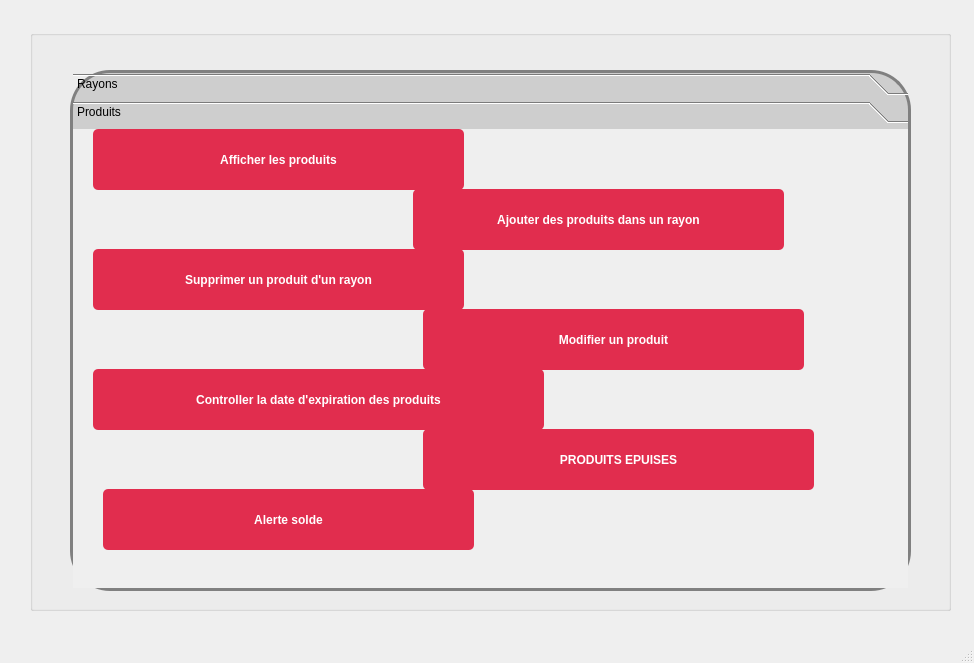
<?xml version="1.0" encoding="UTF-8"?>
<ui version="4.0">
 <class>MainWindow</class>
 <widget class="QMainWindow" name="MainWindow">
  <property name="geometry">
   <rect>
    <x>0</x>
    <y>0</y>
    <width>974</width>
    <height>663</height>
   </rect>
  </property>
  <property name="windowTitle">
   <string>MainWindow</string>
  </property>
  <property name="styleSheet">
   <string notr="true">#MainWindow {
background: url(:/img/fdaffiche.jpg);
}

#centralwidget {
background: url(:/img/fdaffiche.jpg);
}


#toolBox {
border: 3px solid gray;
border-radius: 40px;
background: rgb(206, 206, 206);
}

QLineEdit {
padding: 1px;
border-style: solid;
border: 2px solid gray;
border-radius: 8px;
background-color: rgb(143, 143, 143);

}
</string>
  </property>
  <widget class="QWidget" name="centralwidget">
   <widget class="QGroupBox" name="Gestion">
    <property name="geometry">
     <rect>
      <x>30</x>
      <y>30</y>
      <width>921</width>
      <height>581</height>
     </rect>
    </property>
    <property name="font">
     <font>
      <pointsize>16</pointsize>
      <weight>75</weight>
      <bold>true</bold>
      <underline>true</underline>
     </font>
    </property>
    <property name="mouseTracking">
     <bool>false</bool>
    </property>
    <property name="styleSheet">
     <string notr="true"/>
    </property>
    <property name="title">
     <string/>
    </property>
    <widget class="QPushButton" name="pushButton_8">
     <property name="geometry">
      <rect>
       <x>870</x>
       <y>530</y>
       <width>51</width>
       <height>41</height>
      </rect>
     </property>
     <property name="font">
      <font>
       <pointsize>9</pointsize>
       <weight>75</weight>
       <bold>true</bold>
       <underline>false</underline>
      </font>
     </property>
     <property name="mouseTracking">
      <bool>true</bool>
     </property>
     <property name="focusPolicy">
      <enum>Qt::ClickFocus</enum>
     </property>
     <property name="styleSheet">
      <string notr="true">#pushButton_8{
background-color: transparent;
border-image: url(:/boutonok/bouton-quitter-png-3.png);
background: none;
border: none;
background-repeat: none;
}

</string>
     </property>
     <property name="text">
      <string/>
     </property>
    </widget>
    <widget class="QToolBox" name="toolBox">
     <property name="geometry">
      <rect>
       <x>40</x>
       <y>40</y>
       <width>841</width>
       <height>521</height>
      </rect>
     </property>
     <property name="currentIndex">
      <number>1</number>
     </property>
     <widget class="QWidget" name="page">
      <property name="geometry">
       <rect>
        <x>0</x>
        <y>0</y>
        <width>835</width>
        <height>453</height>
       </rect>
      </property>
      <attribute name="label">
       <string>Rayons</string>
      </attribute>
      <widget class="QPushButton" name="modifier">
       <property name="geometry">
        <rect>
         <x>150</x>
         <y>180</y>
         <width>371</width>
         <height>61</height>
        </rect>
       </property>
       <property name="font">
        <font>
         <pointsize>9</pointsize>
         <weight>75</weight>
         <bold>true</bold>
         <underline>false</underline>
         <strikeout>false</strikeout>
        </font>
       </property>
       <property name="mouseTracking">
        <bool>true</bool>
       </property>
       <property name="focusPolicy">
        <enum>Qt::ClickFocus</enum>
       </property>
       <property name="styleSheet">
        <string notr="true">QPushButton {
     color: #fff !important;
text-transform: uppercase;
text-decoration: none;
background: #e12d4e;
padding: 20px;
border-radius: 5px;
display: inline-block;
border: none;
transition: all 0.4s ease 0s;
 }
 QPushButton:hover {
     background: #434343;
letter-spacing: 1px;
-webkit-box-shadow: 0px 5px 40px -10px rgba(0,0,0,0.57);
-moz-box-shadow: 0px 5px 40px -10px rgba(0,0,0,0.57);
box-shadow: 5px 40px -10px rgba(0,0,0,0.57);
transition: all 0.4s ease 0s;
 }</string>
       </property>
       <property name="text">
        <string>Modifier un rayon</string>
       </property>
      </widget>
      <widget class="QPushButton" name="ajouter">
       <property name="geometry">
        <rect>
         <x>150</x>
         <y>100</y>
         <width>371</width>
         <height>61</height>
        </rect>
       </property>
       <property name="font">
        <font>
         <pointsize>9</pointsize>
         <weight>75</weight>
         <bold>true</bold>
         <underline>false</underline>
         <strikeout>false</strikeout>
        </font>
       </property>
       <property name="mouseTracking">
        <bool>true</bool>
       </property>
       <property name="focusPolicy">
        <enum>Qt::ClickFocus</enum>
       </property>
       <property name="styleSheet">
        <string notr="true">QPushButton {
     color: #fff !important;
text-transform: uppercase;
text-decoration: none;
background: #e12d4e;
padding: 20px;
border-radius: 5px;
display: inline-block;
border: none;
transition: all 0.4s ease 0s;
 }
 QPushButton:hover {
     background: #434343;
letter-spacing: 1px;
-webkit-box-shadow: 0px 5px 40px -10px rgba(0,0,0,0.57);
-moz-box-shadow: 0px 5px 40px -10px rgba(0,0,0,0.57);
box-shadow: 5px 40px -10px rgba(0,0,0,0.57);
transition: all 0.4s ease 0s;
 }</string>
       </property>
       <property name="text">
        <string>Ajouter un rayon</string>
       </property>
       <property name="autoDefault">
        <bool>false</bool>
       </property>
       <property name="default">
        <bool>false</bool>
       </property>
       <property name="flat">
        <bool>false</bool>
       </property>
      </widget>
      <widget class="QPushButton" name="afficher">
       <property name="geometry">
        <rect>
         <x>150</x>
         <y>20</y>
         <width>371</width>
         <height>61</height>
        </rect>
       </property>
       <property name="font">
        <font>
         <pointsize>9</pointsize>
         <weight>75</weight>
         <bold>true</bold>
         <underline>false</underline>
         <strikeout>false</strikeout>
        </font>
       </property>
       <property name="mouseTracking">
        <bool>true</bool>
       </property>
       <property name="focusPolicy">
        <enum>Qt::ClickFocus</enum>
       </property>
       <property name="styleSheet">
        <string notr="true">QPushButton {
     color: #fff !important;
text-transform: uppercase;
text-decoration: none;
background: #e12d4e;
padding: 20px;
border-radius: 5px;
display: inline-block;
border: none;
transition: all 0.4s ease 0s;
 }
 QPushButton:hover {
     background: #434343;
letter-spacing: 1px;
-webkit-box-shadow: 0px 5px 40px -10px rgba(0,0,0,0.57);
-moz-box-shadow: 0px 5px 40px -10px rgba(0,0,0,0.57);
box-shadow: 5px 40px -10px rgba(0,0,0,0.57);
transition: all 0.4s ease 0s;
 }</string>
       </property>
       <property name="text">
        <string>Afficher les rayons</string>
       </property>
      </widget>
      <widget class="QPushButton" name="supprimer">
       <property name="geometry">
        <rect>
         <x>150</x>
         <y>260</y>
         <width>371</width>
         <height>61</height>
        </rect>
       </property>
       <property name="font">
        <font>
         <pointsize>9</pointsize>
         <weight>75</weight>
         <bold>true</bold>
         <underline>false</underline>
         <strikeout>false</strikeout>
        </font>
       </property>
       <property name="mouseTracking">
        <bool>true</bool>
       </property>
       <property name="focusPolicy">
        <enum>Qt::ClickFocus</enum>
       </property>
       <property name="styleSheet">
        <string notr="true">QPushButton {
     color: #fff !important;
text-transform: uppercase;
text-decoration: none;
background: #e12d4e;
padding: 20px;
border-radius: 5px;
display: inline-block;
border: none;
transition: all 0.4s ease 0s;
 }
 QPushButton:hover {
     background: #434343;
letter-spacing: 1px;
-webkit-box-shadow: 0px 5px 40px -10px rgba(0,0,0,0.57);
-moz-box-shadow: 0px 5px 40px -10px rgba(0,0,0,0.57);
box-shadow: 5px 40px -10px rgba(0,0,0,0.57);
transition: all 0.4s ease 0s;
 }</string>
       </property>
       <property name="text">
        <string>Supprimer un rayon</string>
       </property>
      </widget>
     </widget>
     <widget class="QWidget" name="page_2">
      <property name="geometry">
       <rect>
        <x>0</x>
        <y>0</y>
        <width>835</width>
        <height>453</height>
       </rect>
      </property>
      <attribute name="label">
       <string>Produits</string>
      </attribute>
      <widget class="QPushButton" name="modifier_2">
       <property name="geometry">
        <rect>
         <x>350</x>
         <y>180</y>
         <width>381</width>
         <height>61</height>
        </rect>
       </property>
       <property name="font">
        <font>
         <pointsize>9</pointsize>
         <weight>75</weight>
         <bold>true</bold>
         <underline>false</underline>
         <strikeout>false</strikeout>
        </font>
       </property>
       <property name="mouseTracking">
        <bool>true</bool>
       </property>
       <property name="focusPolicy">
        <enum>Qt::ClickFocus</enum>
       </property>
       <property name="styleSheet">
        <string notr="true">QPushButton {
     color: #fff !important;
text-transform: uppercase;
text-decoration: none;
background: #e12d4e;
padding: 20px;
border-radius: 5px;
display: inline-block;
border: none;
transition: all 0.4s ease 0s;
 }
 QPushButton:hover {
     background: #434343;
letter-spacing: 1px;
-webkit-box-shadow: 0px 5px 40px -10px rgba(0,0,0,0.57);
-moz-box-shadow: 0px 5px 40px -10px rgba(0,0,0,0.57);
box-shadow: 5px 40px -10px rgba(0,0,0,0.57);
transition: all 0.4s ease 0s;
 }</string>
       </property>
       <property name="text">
        <string>Modifier un produit</string>
       </property>
      </widget>
      <widget class="QPushButton" name="ajouter_2">
       <property name="geometry">
        <rect>
         <x>340</x>
         <y>60</y>
         <width>371</width>
         <height>61</height>
        </rect>
       </property>
       <property name="font">
        <font>
         <pointsize>9</pointsize>
         <weight>75</weight>
         <bold>true</bold>
         <underline>false</underline>
         <strikeout>false</strikeout>
        </font>
       </property>
       <property name="mouseTracking">
        <bool>true</bool>
       </property>
       <property name="focusPolicy">
        <enum>Qt::ClickFocus</enum>
       </property>
       <property name="styleSheet">
        <string notr="true">QPushButton {
     color: #fff !important;
text-transform: uppercase;
text-decoration: none;
background: #e12d4e;
padding: 20px;
border-radius: 5px;
display: inline-block;
border: none;
transition: all 0.4s ease 0s;
 }
 QPushButton:hover {
     background: #434343;
letter-spacing: 1px;
-webkit-box-shadow: 0px 5px 40px -10px rgba(0,0,0,0.57);
-moz-box-shadow: 0px 5px 40px -10px rgba(0,0,0,0.57);
box-shadow: 5px 40px -10px rgba(0,0,0,0.57);
transition: all 0.4s ease 0s;
 }</string>
       </property>
       <property name="text">
        <string>Ajouter des produits dans un rayon</string>
       </property>
       <property name="autoDefault">
        <bool>false</bool>
       </property>
       <property name="default">
        <bool>false</bool>
       </property>
       <property name="flat">
        <bool>false</bool>
       </property>
      </widget>
      <widget class="QPushButton" name="afficher_2">
       <property name="geometry">
        <rect>
         <x>20</x>
         <y>0</y>
         <width>371</width>
         <height>61</height>
        </rect>
       </property>
       <property name="font">
        <font>
         <pointsize>9</pointsize>
         <weight>75</weight>
         <bold>true</bold>
         <underline>false</underline>
         <strikeout>false</strikeout>
        </font>
       </property>
       <property name="mouseTracking">
        <bool>true</bool>
       </property>
       <property name="focusPolicy">
        <enum>Qt::ClickFocus</enum>
       </property>
       <property name="styleSheet">
        <string notr="true">QPushButton {
     color: #fff !important;
text-transform: uppercase;
text-decoration: none;
background: #e12d4e;
padding: 20px;
border-radius: 5px;
display: inline-block;
border: none;
transition: all 0.4s ease 0s;
 }
 QPushButton:hover {
     background: #434343;
letter-spacing: 1px;
-webkit-box-shadow: 0px 5px 40px -10px rgba(0,0,0,0.57);
-moz-box-shadow: 0px 5px 40px -10px rgba(0,0,0,0.57);
box-shadow: 5px 40px -10px rgba(0,0,0,0.57);
transition: all 0.4s ease 0s;
 }</string>
       </property>
       <property name="text">
        <string>Afficher les produits</string>
       </property>
      </widget>
      <widget class="QPushButton" name="supprimer_2">
       <property name="geometry">
        <rect>
         <x>20</x>
         <y>120</y>
         <width>371</width>
         <height>61</height>
        </rect>
       </property>
       <property name="font">
        <font>
         <pointsize>9</pointsize>
         <weight>75</weight>
         <bold>true</bold>
         <underline>false</underline>
         <strikeout>false</strikeout>
        </font>
       </property>
       <property name="mouseTracking">
        <bool>true</bool>
       </property>
       <property name="focusPolicy">
        <enum>Qt::ClickFocus</enum>
       </property>
       <property name="styleSheet">
        <string notr="true">QPushButton {
     color: #fff !important;
text-transform: uppercase;
text-decoration: none;
background: #e12d4e;
padding: 20px;
border-radius: 5px;
display: inline-block;
border: none;
transition: all 0.4s ease 0s;
 }
 QPushButton:hover {
     background: #434343;
letter-spacing: 1px;
-webkit-box-shadow: 0px 5px 40px -10px rgba(0,0,0,0.57);
-moz-box-shadow: 0px 5px 40px -10px rgba(0,0,0,0.57);
box-shadow: 5px 40px -10px rgba(0,0,0,0.57);
transition: all 0.4s ease 0s;
 }</string>
       </property>
       <property name="text">
        <string>Supprimer un produit d'un rayon</string>
       </property>
      </widget>
      <widget class="QPushButton" name="controller_2">
       <property name="geometry">
        <rect>
         <x>20</x>
         <y>240</y>
         <width>451</width>
         <height>61</height>
        </rect>
       </property>
       <property name="font">
        <font>
         <pointsize>9</pointsize>
         <weight>75</weight>
         <bold>true</bold>
         <underline>false</underline>
         <strikeout>false</strikeout>
        </font>
       </property>
       <property name="mouseTracking">
        <bool>true</bool>
       </property>
       <property name="focusPolicy">
        <enum>Qt::ClickFocus</enum>
       </property>
       <property name="styleSheet">
        <string notr="true">QPushButton {
     color: #fff !important;
text-transform: uppercase;
text-decoration: none;
background: #e12d4e;
padding: 20px;
border-radius: 5px;
display: inline-block;
border: none;
transition: all 0.4s ease 0s;
 }
 QPushButton:hover {
     background: #434343;
letter-spacing: 1px;
-webkit-box-shadow: 0px 5px 40px -10px rgba(0,0,0,0.57);
-moz-box-shadow: 0px 5px 40px -10px rgba(0,0,0,0.57);
box-shadow: 5px 40px -10px rgba(0,0,0,0.57);
transition: all 0.4s ease 0s;
 }</string>
       </property>
       <property name="text">
        <string>Controller la date d'expiration des produits</string>
       </property>
      </widget>
      <widget class="QPushButton" name="meilleurprod_2">
       <property name="geometry">
        <rect>
         <x>350</x>
         <y>300</y>
         <width>391</width>
         <height>61</height>
        </rect>
       </property>
       <property name="font">
        <font>
         <pointsize>9</pointsize>
         <weight>75</weight>
         <bold>true</bold>
         <underline>false</underline>
         <strikeout>false</strikeout>
        </font>
       </property>
       <property name="mouseTracking">
        <bool>true</bool>
       </property>
       <property name="focusPolicy">
        <enum>Qt::ClickFocus</enum>
       </property>
       <property name="styleSheet">
        <string notr="true">QPushButton {
     color: #fff !important;
text-transform: uppercase;
text-decoration: none;
background: #e12d4e;
padding: 20px;
border-radius: 5px;
display: inline-block;
border: none;
transition: all 0.4s ease 0s;
 }
 QPushButton:hover {
     background: #434343;
letter-spacing: 1px;
-webkit-box-shadow: 0px 5px 40px -10px rgba(0,0,0,0.57);
-moz-box-shadow: 0px 5px 40px -10px rgba(0,0,0,0.57);
box-shadow: 5px 40px -10px rgba(0,0,0,0.57);
transition: all 0.4s ease 0s;
 }</string>
       </property>
       <property name="text">
        <string>PRODUITS EPUISES</string>
       </property>
      </widget>
      <widget class="QPushButton" name="alerte_2">
       <property name="geometry">
        <rect>
         <x>30</x>
         <y>360</y>
         <width>371</width>
         <height>61</height>
        </rect>
       </property>
       <property name="font">
        <font>
         <pointsize>9</pointsize>
         <weight>75</weight>
         <bold>true</bold>
         <underline>false</underline>
         <strikeout>false</strikeout>
        </font>
       </property>
       <property name="mouseTracking">
        <bool>true</bool>
       </property>
       <property name="focusPolicy">
        <enum>Qt::ClickFocus</enum>
       </property>
       <property name="toolTip">
        <string/>
       </property>
       <property name="whatsThis">
        <string/>
       </property>
       <property name="autoFillBackground">
        <bool>false</bool>
       </property>
       <property name="styleSheet">
        <string notr="true">QPushButton {
     color: #fff !important;
text-transform: uppercase;
text-decoration: none;
background: #e12d4e;
padding: 20px;
border-radius: 5px;
display: inline-block;
border: none;
transition: all 0.4s ease 0s;
 }
 QPushButton:hover {
     background: #434343;
letter-spacing: 1px;
-webkit-box-shadow: 0px 5px 40px -10px rgba(0,0,0,0.57);
-moz-box-shadow: 0px 5px 40px -10px rgba(0,0,0,0.57);
box-shadow: 5px 40px -10px rgba(0,0,0,0.57);
transition: all 0.4s ease 0s;
 }</string>
       </property>
       <property name="text">
        <string>Alerte solde</string>
       </property>
      </widget>
     </widget>
    </widget>
   </widget>
  </widget>
  <widget class="QMenuBar" name="menubar">
   <property name="geometry">
    <rect>
     <x>0</x>
     <y>0</y>
     <width>974</width>
     <height>26</height>
    </rect>
   </property>
  </widget>
  <widget class="QStatusBar" name="statusbar"/>
 </widget>
 <resources/>
 <connections>
  <connection>
   <sender>pushButton_8</sender>
   <signal>clicked()</signal>
   <receiver>MainWindow</receiver>
   <slot>close()</slot>
   <hints>
    <hint type="sourcelabel">
     <x>780</x>
     <y>589</y>
    </hint>
    <hint type="destinationlabel">
     <x>809</x>
     <y>241</y>
    </hint>
   </hints>
  </connection>
 </connections>
</ui>
